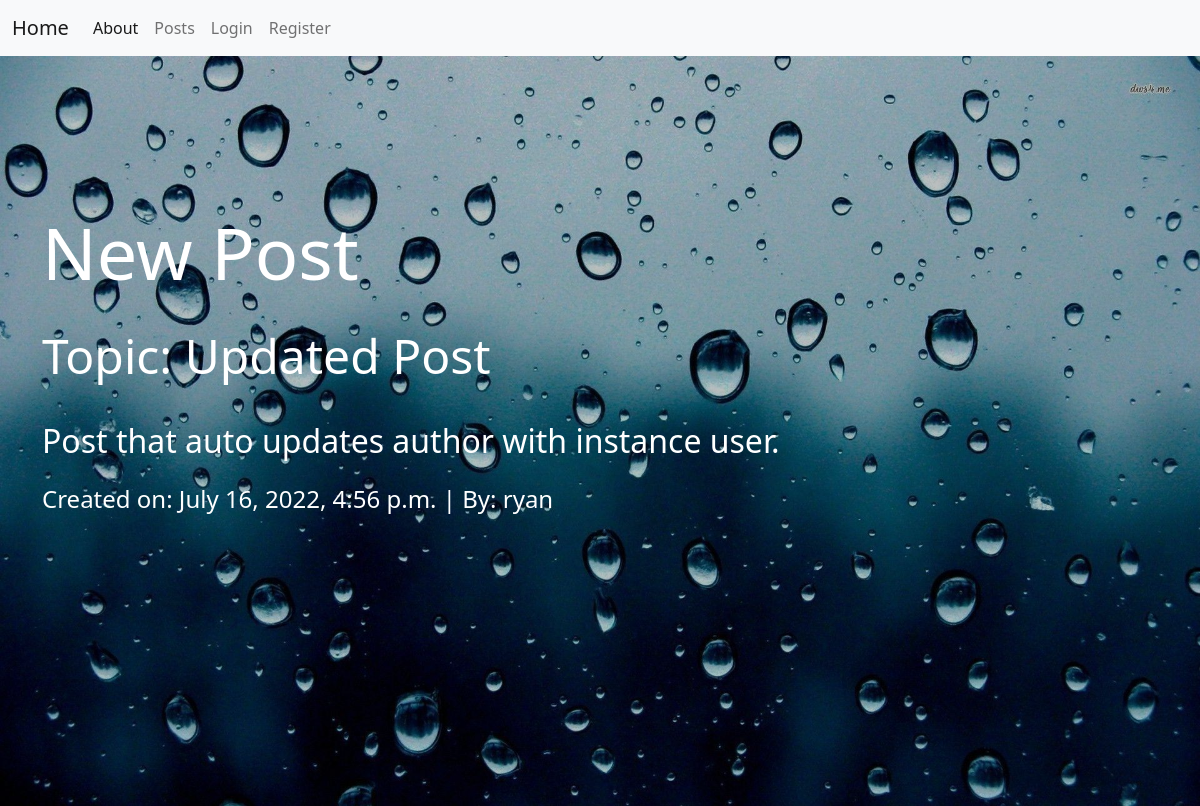
The app's page /posts/12/ with its own data.
### posts/models.py (models this page shows, shortened)
class Post(models.Model):
    title = models.CharField(max_length=128)
    subtitle = models.CharField(max_length=128)
    author = models.ForeignKey(
        get_user_model(),
        on_delete=models.CASCADE
    )
    body = models.TextField()
    created_on = models.DateTimeField(auto_now_add=True)
    active = models.BooleanField(default=False)

### posts/views.py (the view)
# urls.py: path('<int:pk>/', PostDetailView.as_view(), name='post_detail'),
class PostDetailView(DetailView):
    template_name= "posts/detail.html"
    model = Post
    def get_context_data(self, **kwargs):
        context = super().get_context_data(**kwargs)
        if context["post"].active == True:
            return context
        else:
            self.template_name = "errors/404.html"
            return context

### templates/posts/detail.html (shortened to what this page needs)
{% extends 'base.html' %}
{% block content %}
<h1 class="detail">{{ post.title }}</h1>
<br>
<h3 class="detail">Topic: {{ post.subtitle }}</h3>
<br>
<p class="detail">{{ post.body }}</p>
<small class="detail">Created on: {{ post.created_on }} | By: {{ post.author }}</small>
{% endblock content %}

### static/css/base.css (style rules this page uses)
body { position: relative; }
h1, .white-text, label, li, .helptext { color: white; }
h1.detail { font-size: 4.5rem; }
h3.detail { font-size: 3rem; color: white; }
p.detail { font-size: 2rem; color: white; }
small.detail { font-size: 1.5rem; color: white; }

### records on screen
Post: title "New Post", subtitle "Updated Post", body "Post that auto updates author with instance user.", created_on "July 16, 2022, 4:56 p.m.", author "ryan"
